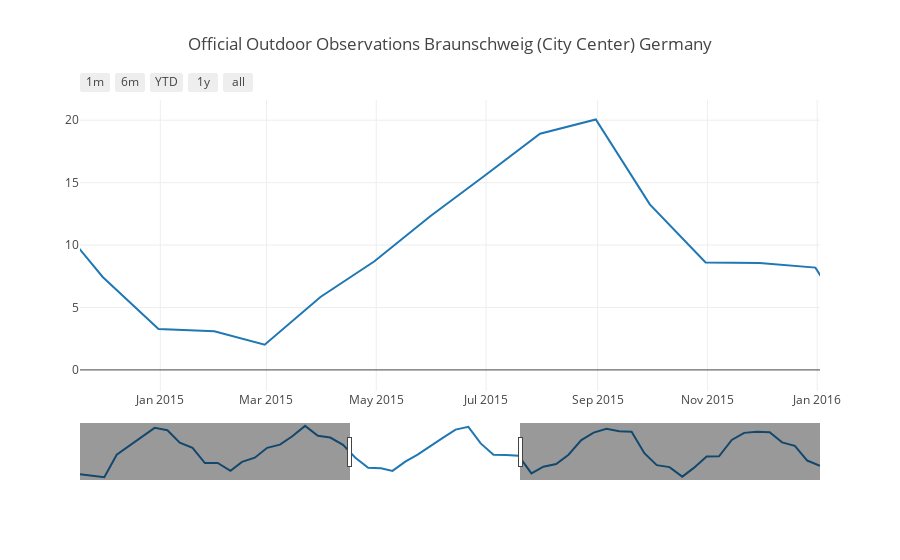

Notebook cell for this chart:
### Markdown cell above
## Display Horizon : Bokeh

### Code cell
plotly.offline.init_notebook_mode(connected=True)
fig = plot.plotly_slider(df, 'Temp' , 'Official Outdoor Observations Braunschweig (City Center) Germany')
plotly.offline.iplot(fig)

### Figure 1 — Plotly figure (JSON) as saved in the notebook; plotly's stock layout.template omitted (floating-point values rounded to 4 significant figures)
{"data": [{"type": "scatter", "uid": "0ef20f11-87f7-4da8-9ad9-decd86e25d85", "x": ["2013-01-31", "2013-02-28", "2013-03-31", "2013-04-30", "2013-05-31", "2013-06-30", "2013-07-31", "2013-08-31", "2013-09-30", "2013-10-31", "2013-11-30", "2013-12-31", "2014-01-31", "2014-02-28", "2014-03-31", "2014-04-30", "2014-05-31", "2014-06-30", "2014-07-31", "2014-08-31", "2014-09-30", "2014-10-31", "2014-11-30", "2014-12-31", "2015-01-31", "2015-02-28", "2015-03-31", "2015-04-30", "2015-05-31", "2015-06-30", "2015-07-31", "2015-08-31", "2015-09-30", "2015-10-31", "2015-11-30", "2015-12-31", "2016-01-31", "2016-02-29", "2016-03-31", "2016-04-30", "2016-05-31", "2016-06-30", "2016-07-31", "2016-08-31", "2016-09-30", "2016-10-31", "2016-11-30", "2016-12-31", "2017-01-31", "2017-02-28", "2017-03-31", "2017-04-30", "2017-05-31", "2017-06-30", "2017-07-31", "2017-08-31", "2017-09-30", "2017-10-31", "2017-11-30", "2017-12-31"], "y": [0.628, 0.07515, -0.5231, 8.631, 12.42, 16.16, 19.64, 18.67, 13.6, 11.45, 5.23, 5.296, 2.052, 5.729, 7.446, 11.47, 12.78, 16.19, 20.46, 16.37, 15.67, 12.68, 7.447, 3.285, 3.098, 2.019, 5.841, 8.707, 12.31, 15.54, 18.92, 20.07, 13.26, 8.6, 8.57, 8.196, 1.04, 3.772, 4.857, 8.653, 14.62, 17.7, 19.3, 18.28, 18.03, 9.27, 4.376, 3.58, -0.3141, 3.251, 7.95, 7.998, 14.68, 17.59, 18.04, 17.84, 13.7, 12.25, 6.265, 4.131]}], "layout": {"autosize": true, "title": {"text": "Official Outdoor Observations Braunschweig (City Center) Germany"}, "xaxis": {"autorange": false, "range": ["2014-11-17 09:12:33.4884", "2016-01-02 13:32:05.5814"], "rangeselector": {"buttons": [{"count": 1, "label": "1m", "step": "month", "stepmode": "backward"}, {"count": 6, "label": "6m", "step": "month", "stepmode": "backward"}, {"count": 1, "label": "YTD", "step": "year", "stepmode": "todate"}, {"count": 1, "label": "1y", "step": "year", "stepmode": "backward"}, {"step": "all"}]}, "rangeslider": {"autorange": true, "range": ["2013-01-31", "2017-12-31"], "visible": true, "yaxis": {"_template": null, "rangemode": "match"}}, "type": "date"}, "yaxis": {"autorange": true, "range": [-1.689, 21.62], "type": "linear"}}}
